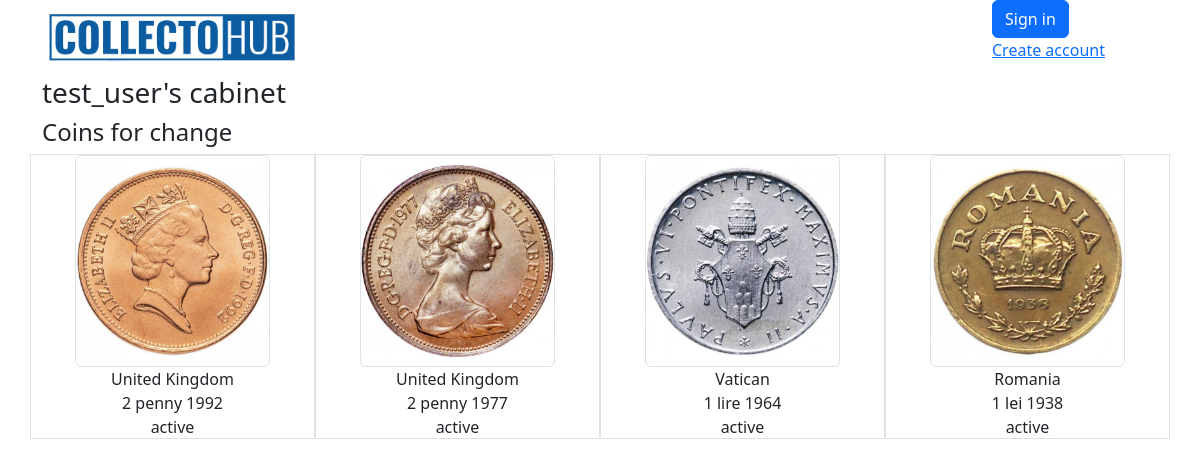
The page /user/cabinet/4/ on the database as committed earlier.
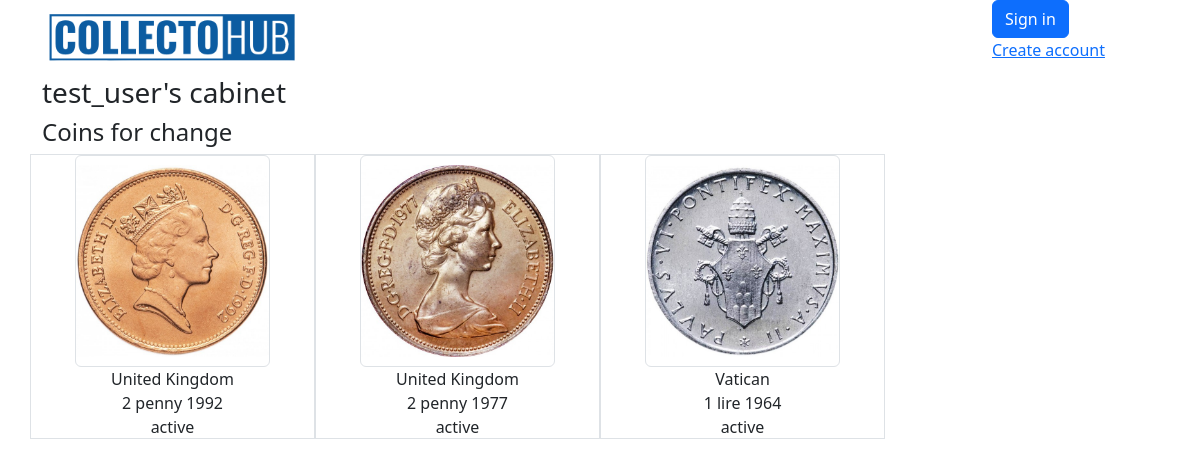
The same page on the database as committed later.
### coins/models.py (models this page shows, shortened)
class Coin(models.Model):
    img_front = models.ImageField(upload_to='products_image', blank=True)
    img_back = models.ImageField(upload_to='products_image', blank=True)
    img_add_1 = models.ImageField(upload_to='products_image', blank=True)
    img_add_2 = models.ImageField(upload_to='products_image', blank=True)
    country = models.ForeignKey(Country, on_delete=models.CASCADE, related_name='coins')  # Reference to Country
    denomination = models.CharField(max_length=150)  # Denomination
    year = models.IntegerField()  # Year
    material = models.CharField(max_length=15, blank=True, choices=material_choices)  # Material
    safety = models.CharField(max_length=2, blank=True, choices=safety_choices)  # Optional field for admin use
    weight = models.FloatField(blank=True, null=True)  # Weight
    diameter = models.FloatField(blank=True, null=True)  # Diameter
    thickness = models.FloatField(blank=True, null=True)  # Thickness
    circulation = models.IntegerField(blank=True, null=True)  # Circulation
    owner = models.ForeignKey(User, on_delete=models.CASCADE, related_name='coins')
    box = models.ForeignKey('Box', on_delete=models.SET_NULL, blank=True, null=True, related_name='coins')
    status = models.CharField(max_length=1, choices=status_choices_coin, default='a')
    class Meta:
        verbose_name = 'Coin'
        verbose_name_plural = 'Coins'

class Country(models.Model):
    name = models.CharField(max_length=150, unique=True)
    continent = models.ForeignKey(Continent, on_delete=models.CASCADE, related_name="countries")
    class Meta:
        verbose_name = "Country"
        verbose_name_plural = "Countries"
    def __str__(self):
        return self.name

### coins/views.py (the view)
# urls.py: path('user/cabinet/<int:pk>/', views.UserCabinetView.as_view(), name='user-cabinet'),
class UserCabinetView(DetailView):
    model = User
    template_name = 'coins/user_cabinet.html'
    context_object_name = 'owner'
    extra_context = {
        'form': MessageForm(),
    }

### coins/models.py (called while the page is built)
    def active_coins(self):
        return self.user.coins.filter(status='a')

### coins/templates/coins/user_cabinet.html (shortened to what this page needs)
{% extends 'coins/base.html' %}
{% block content %}
<h3>{{ owner }}'s cabinet</h3>
<h4>Coins for change </h4>
<div class="row">
  {% for coin in owner.profile.active_coins %}
  <div class="col-3 text-center border">
    <a href="{% url 'coins:coin-detail' pk=coin.id %}">
      <img
        src="{{ coin.img_front.url }}"
        alt="coin"
        class="w-75 h-75 object-fit-contain border rounded"
      />
    </a>
    <p>
      {{ coin.country }}
      <br />
      {{ coin.denomination }} {{ coin.year }}
      <br>
      {{ coin.get_status_display }}
    </p>
  </div>
  {% endfor %}
</div>
{% endblock %}

Rows that differ between the two databases and show on the page:
no longer on this page (row edited): Coin: img_front (picture), country "Romania", denomination "1 lei", year "1938", status "active"
